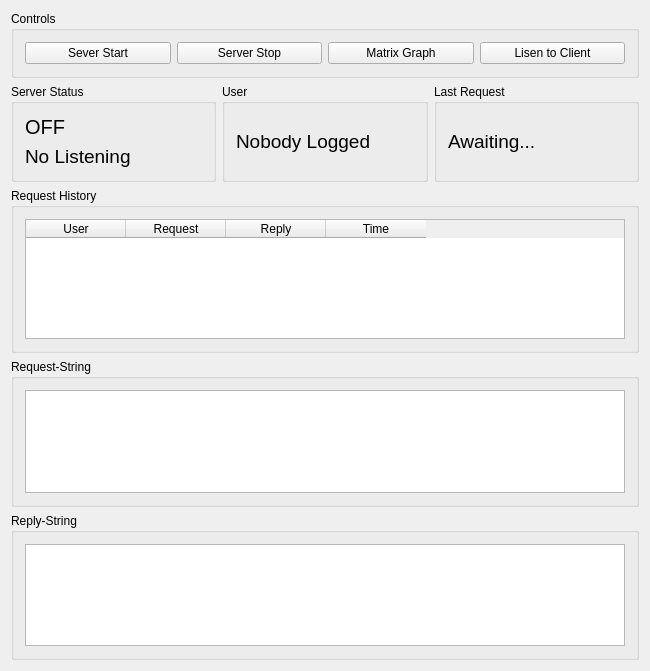
<?xml version="1.0" encoding="UTF-8"?>
<ui version="4.0">
 <class>MainWindow</class>
 <widget class="QMainWindow" name="MainWindow">
  <property name="geometry">
   <rect>
    <x>0</x>
    <y>0</y>
    <width>650</width>
    <height>671</height>
   </rect>
  </property>
  <property name="windowTitle">
   <string>S H A R E D   F I L E S</string>
  </property>
  <widget class="QWidget" name="centralWidget">
   <layout class="QGridLayout" name="gridLayout_3">
    <item row="0" column="0">
     <widget class="QGroupBox" name="groupBox">
      <property name="title">
       <string>Controls</string>
      </property>
      <layout class="QVBoxLayout" name="verticalLayout_2">
       <item>
        <layout class="QHBoxLayout" name="horizontalLayout_5">
         <item>
          <widget class="QPushButton" name="btnServer_Start">
           <property name="text">
            <string>Sever Start</string>
           </property>
          </widget>
         </item>
         <item>
          <widget class="QPushButton" name="btnServer_Stop">
           <property name="text">
            <string>Server Stop</string>
           </property>
          </widget>
         </item>
         <item>
          <widget class="QPushButton" name="btnMatrix_Graph">
           <property name="text">
            <string>Matrix Graph</string>
           </property>
          </widget>
         </item>
         <item>
          <widget class="QPushButton" name="btnLisent_to_Client">
           <property name="text">
            <string>Lisen to Client</string>
           </property>
          </widget>
         </item>
        </layout>
       </item>
      </layout>
     </widget>
    </item>
    <item row="1" column="0">
     <layout class="QHBoxLayout" name="horizontalLayout_3">
      <item>
       <widget class="QGroupBox" name="groupBox_2">
        <property name="title">
         <string>Server Status</string>
        </property>
        <layout class="QHBoxLayout" name="horizontalLayout_2">
         <item>
          <layout class="QVBoxLayout" name="verticalLayout">
           <item>
            <widget class="QLabel" name="lblStatus">
             <property name="font">
              <font>
               <pointsize>15</pointsize>
              </font>
             </property>
             <property name="text">
              <string>OFF</string>
             </property>
            </widget>
           </item>
           <item>
            <widget class="QLabel" name="lblListening">
             <property name="font">
              <font>
               <pointsize>14</pointsize>
              </font>
             </property>
             <property name="text">
              <string>No Listening</string>
             </property>
            </widget>
           </item>
          </layout>
         </item>
        </layout>
       </widget>
      </item>
      <item>
       <widget class="QGroupBox" name="groupBox_3">
        <property name="title">
         <string>User</string>
        </property>
        <layout class="QVBoxLayout" name="verticalLayout_3">
         <item>
          <widget class="QLabel" name="lblNickname">
           <property name="font">
            <font>
             <pointsize>14</pointsize>
            </font>
           </property>
           <property name="text">
            <string>Nobody Logged</string>
           </property>
          </widget>
         </item>
        </layout>
       </widget>
      </item>
      <item>
       <widget class="QGroupBox" name="groupBox_5">
        <property name="title">
         <string>Last Request</string>
        </property>
        <layout class="QHBoxLayout" name="horizontalLayout_4">
         <item>
          <widget class="QLabel" name="lblLastReq">
           <property name="font">
            <font>
             <pointsize>14</pointsize>
            </font>
           </property>
           <property name="text">
            <string>Awaiting...</string>
           </property>
          </widget>
         </item>
        </layout>
       </widget>
      </item>
     </layout>
    </item>
    <item row="2" column="0">
     <layout class="QGridLayout" name="gridLayout_2">
      <item row="0" column="0">
       <widget class="QGroupBox" name="groupBox_4">
        <property name="title">
         <string>Request History</string>
        </property>
        <layout class="QGridLayout" name="gridLayout">
         <item row="0" column="0">
          <widget class="QTableWidget" name="tblRequest_History">
           <column>
            <property name="text">
             <string>User</string>
            </property>
           </column>
           <column>
            <property name="text">
             <string>Request</string>
            </property>
           </column>
           <column>
            <property name="text">
             <string>Reply</string>
            </property>
           </column>
           <column>
            <property name="text">
             <string>Time</string>
            </property>
           </column>
          </widget>
         </item>
        </layout>
       </widget>
      </item>
      <item row="1" column="0">
       <spacer name="verticalSpacer">
        <property name="orientation">
         <enum>Qt::Vertical</enum>
        </property>
        <property name="sizeHint" stdset="0">
         <size>
          <width>20</width>
          <height>18</height>
         </size>
        </property>
       </spacer>
      </item>
     </layout>
    </item>
    <item row="3" column="0">
     <widget class="QGroupBox" name="groupBox_7">
      <property name="title">
       <string>Request-String</string>
      </property>
      <layout class="QVBoxLayout" name="verticalLayout_4">
       <item>
        <widget class="QTextEdit" name="tboxRequest"/>
       </item>
      </layout>
     </widget>
    </item>
    <item row="4" column="0">
     <widget class="QGroupBox" name="groupBox_6">
      <property name="title">
       <string>Reply-String</string>
      </property>
      <layout class="QHBoxLayout" name="horizontalLayout">
       <item>
        <widget class="QTextEdit" name="tboxReply">
         <property name="verticalScrollBarPolicy">
          <enum>Qt::ScrollBarAsNeeded</enum>
         </property>
         <property name="horizontalScrollBarPolicy">
          <enum>Qt::ScrollBarAsNeeded</enum>
         </property>
        </widget>
       </item>
      </layout>
     </widget>
    </item>
   </layout>
  </widget>
  <widget class="QMenuBar" name="menuBar">
   <property name="geometry">
    <rect>
     <x>0</x>
     <y>0</y>
     <width>650</width>
     <height>22</height>
    </rect>
   </property>
  </widget>
 </widget>
 <layoutdefault spacing="6" margin="11"/>
 <resources/>
 <connections/>
</ui>
